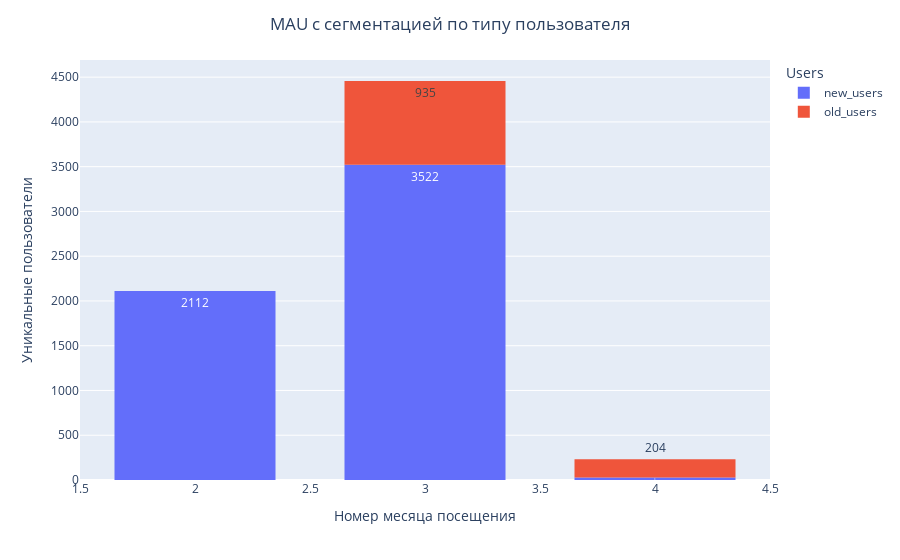

The notebook cell saved with this chart:
### Code cell
fig = px.histogram(df_mau_u, x="vis_month", y="count_user", color="Users", text_auto=True, nbins = 3)

fig.update_layout(bargap=0.30, title_text='MAU с сегментацией по типу пользователя', title_x=0.5, 
                  xaxis_title='Номер месяца посещения', yaxis_title = 'Уникальные пользователи')

fig.show()

### Figure 1 — Plotly figure (JSON) as saved in the notebook; plotly's stock layout.template omitted (floating-point values rounded to 4 significant figures)
{"data": [{"alignmentgroup": "True", "bingroup": "x", "histfunc": "sum", "hovertemplate": "Users=new_users<br>vis_month=%{x}<br>sum of count_user=%{y}<extra></extra>", "legendgroup": "new_users", "marker": {"color": "#636efa", "pattern": {"shape": ""}}, "name": "new_users", "nbinsx": 3, "offsetgroup": "new_users", "orientation": "v", "showlegend": true, "texttemplate": "%{value}", "type": "histogram", "x": [2, 3, 4], "xaxis": "x", "y": [2112, 3522, 29], "yaxis": "y"}, {"alignmentgroup": "True", "bingroup": "x", "histfunc": "sum", "hovertemplate": "Users=old_users<br>vis_month=%{x}<br>sum of count_user=%{y}<extra></extra>", "legendgroup": "old_users", "marker": {"color": "#EF553B", "pattern": {"shape": ""}}, "name": "old_users", "nbinsx": 3, "offsetgroup": "old_users", "orientation": "v", "showlegend": true, "texttemplate": "%{value}", "type": "histogram", "x": [3, 4, 4], "xaxis": "x", "y": [935, 73, 131], "yaxis": "y"}], "layout": {"bargap": 0.3, "barmode": "relative", "legend": {"title": {"text": "Users"}, "tracegroupgap": 0}, "margin": {"t": 60}, "title": {"text": "MAU с сегментацией по типу пользователя", "x": 0.5}, "xaxis": {"anchor": "y", "domain": [0, 1], "title": {"text": "Номер месяца посещения"}}, "yaxis": {"anchor": "x", "domain": [0, 1], "title": {"text": "Уникальные пользователи"}}}}
